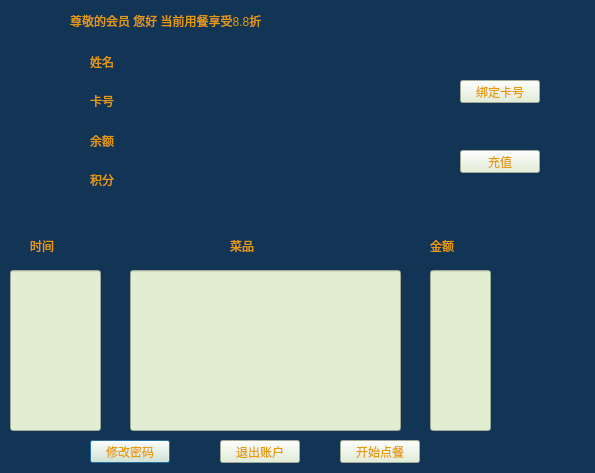
<?xml version="1.0" encoding="UTF-8"?>
<ui version="4.0">
 <class>User_mess</class>
 <widget class="QDialog" name="User_mess">
  <property name="geometry">
   <rect>
    <x>0</x>
    <y>0</y>
    <width>595</width>
    <height>473</height>
   </rect>
  </property>
  <property name="windowTitle">
   <string>Dialog</string>
  </property>
  <property name="styleSheet">
   <string notr="true">background-color: rgb(18, 53, 85);</string>
  </property>
  <widget class="QLabel" name="label">
   <property name="geometry">
    <rect>
     <x>70</x>
     <y>10</y>
     <width>381</width>
     <height>21</height>
    </rect>
   </property>
   <property name="styleSheet">
    <string notr="true">color: rgb(230, 155, 3);
font: 17pt &quot;Sans Serif&quot;;</string>
   </property>
   <property name="text">
    <string>尊敬的会员 您好 当前用餐享受8.8折</string>
   </property>
  </widget>
  <widget class="QLabel" name="label_name">
   <property name="geometry">
    <rect>
     <x>90</x>
     <y>50</y>
     <width>38</width>
     <height>24</height>
    </rect>
   </property>
   <property name="styleSheet">
    <string notr="true">color: rgb(230, 155, 3);
font: 15pt &quot;Sans Serif&quot;;</string>
   </property>
   <property name="text">
    <string>姓名</string>
   </property>
  </widget>
  <widget class="QLabel" name="label_num">
   <property name="geometry">
    <rect>
     <x>90</x>
     <y>90</y>
     <width>57</width>
     <height>21</height>
    </rect>
   </property>
   <property name="styleSheet">
    <string notr="true">color: rgb(230, 155, 3);
font: 15pt &quot;Sans Serif&quot;;</string>
   </property>
   <property name="text">
    <string>卡号 </string>
   </property>
  </widget>
  <widget class="QLabel" name="label_money">
   <property name="geometry">
    <rect>
     <x>90</x>
     <y>130</y>
     <width>71</width>
     <height>21</height>
    </rect>
   </property>
   <property name="styleSheet">
    <string notr="true">color: rgb(230, 155, 3);
font: 15pt &quot;Sans Serif&quot;;</string>
   </property>
   <property name="text">
    <string>余额</string>
   </property>
  </widget>
  <widget class="QLabel" name="label_credits">
   <property name="geometry">
    <rect>
     <x>90</x>
     <y>170</y>
     <width>71</width>
     <height>20</height>
    </rect>
   </property>
   <property name="styleSheet">
    <string notr="true">color: rgb(230, 155, 3);
font: 15pt &quot;Sans Serif&quot;;</string>
   </property>
   <property name="text">
    <string>积分</string>
   </property>
  </widget>
  <widget class="QLabel" name="label_history_time">
   <property name="geometry">
    <rect>
     <x>30</x>
     <y>230</y>
     <width>57</width>
     <height>31</height>
    </rect>
   </property>
   <property name="styleSheet">
    <string notr="true">color: rgb(230, 155, 3);
font: 15pt &quot;Sans Serif&quot;;</string>
   </property>
   <property name="text">
    <string>时间</string>
   </property>
  </widget>
  <widget class="QLabel" name="label_history_order">
   <property name="geometry">
    <rect>
     <x>230</x>
     <y>230</y>
     <width>57</width>
     <height>31</height>
    </rect>
   </property>
   <property name="styleSheet">
    <string notr="true">color: rgb(230, 155, 3);
font: 15pt &quot;Sans Serif&quot;;</string>
   </property>
   <property name="text">
    <string>菜品</string>
   </property>
  </widget>
  <widget class="QLabel" name="label_history_money">
   <property name="geometry">
    <rect>
     <x>430</x>
     <y>230</y>
     <width>57</width>
     <height>31</height>
    </rect>
   </property>
   <property name="styleSheet">
    <string notr="true">color: rgb(230, 155, 3);
font: 15pt &quot;Sans Serif&quot;;</string>
   </property>
   <property name="text">
    <string>金额</string>
   </property>
  </widget>
  <widget class="QPushButton" name="pushButton_changepsw">
   <property name="geometry">
    <rect>
     <x>90</x>
     <y>440</y>
     <width>80</width>
     <height>23</height>
    </rect>
   </property>
   <property name="styleSheet">
    <string notr="true"> background-color: rgb(225, 238, 210);
font: 14pt &quot;Sans Serif&quot;;
color: rgb(230, 155, 3);</string>
   </property>
   <property name="text">
    <string>修改密码</string>
   </property>
  </widget>
  <widget class="QPushButton" name="pushButton_exit">
   <property name="geometry">
    <rect>
     <x>220</x>
     <y>440</y>
     <width>80</width>
     <height>23</height>
    </rect>
   </property>
   <property name="styleSheet">
    <string notr="true"> background-color: rgb(225, 238, 210);
font: 14pt &quot;Sans Serif&quot;;
color: rgb(230, 155, 3);</string>
   </property>
   <property name="text">
    <string>退出账户</string>
   </property>
  </widget>
  <widget class="QPushButton" name="pushButton_order">
   <property name="geometry">
    <rect>
     <x>340</x>
     <y>440</y>
     <width>80</width>
     <height>23</height>
    </rect>
   </property>
   <property name="styleSheet">
    <string notr="true"> background-color: rgb(225, 238, 210);
font: 14pt &quot;Sans Serif&quot;;
color: rgb(230, 155, 3);</string>
   </property>
   <property name="text">
    <string>开始点餐</string>
   </property>
  </widget>
  <widget class="QLineEdit" name="lineEdit_history_time">
   <property name="geometry">
    <rect>
     <x>10</x>
     <y>270</y>
     <width>91</width>
     <height>161</height>
    </rect>
   </property>
   <property name="styleSheet">
    <string notr="true">background-color: rgb(225, 238, 210);
color: rgb(18, 53, 85);</string>
   </property>
   <property name="text">
    <string/>
   </property>
  </widget>
  <widget class="QLineEdit" name="lineEdit_history_order">
   <property name="geometry">
    <rect>
     <x>130</x>
     <y>270</y>
     <width>271</width>
     <height>161</height>
    </rect>
   </property>
   <property name="styleSheet">
    <string notr="true">background-color: rgb(225, 238, 210);
color: rgb(18, 53, 85);</string>
   </property>
   <property name="text">
    <string/>
   </property>
  </widget>
  <widget class="QLineEdit" name="lineEdit_history_money">
   <property name="geometry">
    <rect>
     <x>430</x>
     <y>270</y>
     <width>61</width>
     <height>161</height>
    </rect>
   </property>
   <property name="styleSheet">
    <string notr="true">background-color: rgb(225, 238, 210);
color: rgb(18, 53, 85);</string>
   </property>
   <property name="text">
    <string/>
   </property>
  </widget>
  <widget class="QWidget" name="layoutWidget">
   <property name="geometry">
    <rect>
     <x>210</x>
     <y>50</y>
     <width>201</width>
     <height>146</height>
    </rect>
   </property>
   <layout class="QVBoxLayout" name="verticalLayout">
    <item>
     <widget class="QLabel" name="label_name_2">
      <property name="styleSheet">
       <string notr="true">color: rgb(230, 155, 3);
font: 15pt &quot;Sans Serif&quot;;</string>
      </property>
      <property name="text">
       <string/>
      </property>
     </widget>
    </item>
    <item>
     <widget class="QLabel" name="label_CID">
      <property name="styleSheet">
       <string notr="true">color: rgb(230, 155, 3);
font: 15pt &quot;Sans Serif&quot;;</string>
      </property>
      <property name="text">
       <string/>
      </property>
     </widget>
    </item>
    <item>
     <widget class="QLabel" name="label_balance">
      <property name="styleSheet">
       <string notr="true">color: rgb(230, 155, 3);
font: 15pt &quot;Sans Serif&quot;;</string>
      </property>
      <property name="text">
       <string/>
      </property>
     </widget>
    </item>
    <item>
     <widget class="QLabel" name="label_integral">
      <property name="styleSheet">
       <string notr="true">color: rgb(230, 155, 3);
font: 15pt &quot;Sans Serif&quot;;</string>
      </property>
      <property name="text">
       <string/>
      </property>
     </widget>
    </item>
   </layout>
  </widget>
  <widget class="QPushButton" name="Button_bind">
   <property name="geometry">
    <rect>
     <x>460</x>
     <y>80</y>
     <width>80</width>
     <height>23</height>
    </rect>
   </property>
   <property name="styleSheet">
    <string notr="true"> background-color: rgb(225, 238, 210);
font: 14pt &quot;Sans Serif&quot;;
color: rgb(230, 155, 3);</string>
   </property>
   <property name="text">
    <string>绑定卡号</string>
   </property>
  </widget>
  <widget class="QPushButton" name="Button_Recharge">
   <property name="geometry">
    <rect>
     <x>460</x>
     <y>150</y>
     <width>80</width>
     <height>23</height>
    </rect>
   </property>
   <property name="styleSheet">
    <string notr="true"> background-color: rgb(225, 238, 210);
font: 14pt &quot;Sans Serif&quot;;
color: rgb(230, 155, 3);</string>
   </property>
   <property name="text">
    <string>充值</string>
   </property>
  </widget>
 </widget>
 <resources/>
 <connections/>
</ui>
